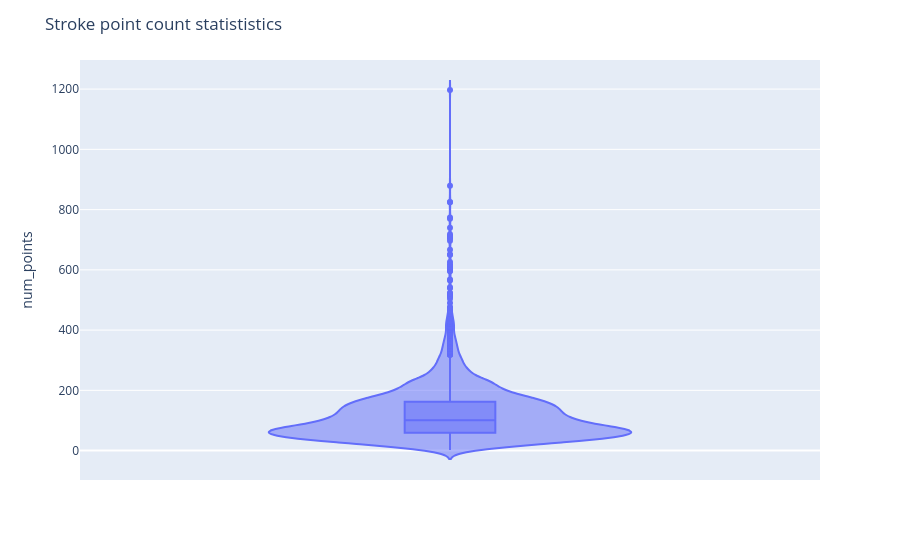

Notebook cell for this chart:
### Code cell
import plotly.express as px

#find outliers of num_points
fig = px.violin(df, y="num_points", box=True, hover_name="num_points")
fig.update_layout(title="Stroke point count statististics")
fig.show()

### Figure 1 — Plotly figure (JSON) as saved in the notebook; plotly's stock layout.template omitted (floating-point values rounded to 4 significant figures; data arrays with more than 128 entries replaced by an {"elided": "..."} marker saying what was removed)
{"data": [{"alignmentgroup": "True", "box": {"visible": true}, "hovertemplate": "<b>%{hovertext}</b><br><br>num_points=%{y}<extra></extra>", "hovertext": {"elided": "4633 float values"}, "legendgroup": "", "marker": {"color": "#636efa"}, "name": "", "offsetgroup": "", "orientation": "v", "scalegroup": "True", "showlegend": false, "type": "violin", "x0": " ", "xaxis": "x", "y": {"elided": "4633 int values"}, "y0": " ", "yaxis": "y"}], "layout": {"legend": {"tracegroupgap": 0}, "margin": {"t": 60}, "title": {"text": "Stroke point count statististics"}, "violinmode": "group", "xaxis": {"anchor": "y", "domain": [0, 1]}, "yaxis": {"anchor": "x", "domain": [0, 1], "title": {"text": "num_points"}}}}
